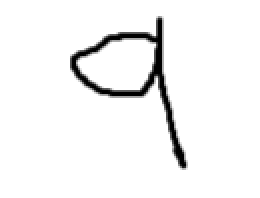
#> input picture ML/data/my_num.png, 130 x 99 px (shown 2 times larger)
$ jupyter execute --allow-errors 'work_0304_박희진.ipynb'
#> lines starting #> are read from the running program, lines starting #| are printed output that depends on the picture
[cell 1]
import pandas as pd
import numpy as np
from sklearn.model_selection import train_test_split
from sklearn.linear_model import LogisticRegression, Ridge, Lasso, SGDClassifier
from sklearn.metrics import accuracy_score, confusion_matrix,classification_report,roc_curve
from sklearn.preprocessing import StandardScaler,MinMaxScaler,OneHotEncoder, LabelEncoder,RobustScaler,PolynomialFeatures, OrdinalEncoder
import heejin
import matplotlib.pyplot as plt
from sklearn.datasets import fetch_openml
import cv2

#> (a cell that did not finish here is left out)

#> (a cell that did not finish here is left out)

[cell 4]
def plot_digit(image_data):
    image = image_data.reshape(28, 28)
    plt.imshow(image, cmap='binary')
    plt.axis('off')

#> (the rest of this cell did not finish here and is left out)

#> (a cell that did not finish here is left out)

#> (a cell that did not finish here is left out)

#> (a cell that did not finish here is left out)

[cell 8]
sgd_clf = SGDClassifier(random_state=11)
#> (the rest of this cell did not finish here and is left out)

#> (a cell that did not finish here is left out)

#> (a cell that did not finish here is left out)

#> (a cell that did not finish here is left out)

[cell 12]
# 내가 그린 이미지로 예측
num_9 = cv2.imread('../data/my_num.png', cv2.IMREAD_GRAYSCALE)
#> num_9 is the input picture: shape (99, 130); min 0, max 255, mean 243.5

num_9 = cv2.resize(num_9, (28, 28))
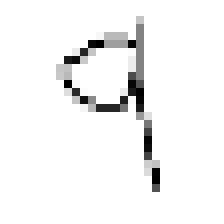
#> num_9: shape (28, 28) (shown 8 times larger); min 0, max 255, mean 243.7
num_9 = abs(num_9.astype('int') - 255)  # 255 : 흰색 0 : 검은색
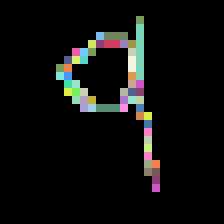
#> num_9: shape (28, 28) int64 (shown 8 times larger); 45 distinct labels, from 0 to 255; one colour per label, 0 black
num_9 = num_9.ravel()
#> num_9 = 784 values, max 255 at index 152, min 0 at index 0, mean 11.32

#> (a cell that did not finish here is left out)

[cell 14]
# partial_fit()
sgd_model = SGDClassifier(random_state=11)
trainList = []
testList = []

#> (the rest of this cell did not finish here and is left out)

[cell 15]
# 시각화
plt.plot(trainList,'b--', label = 'Train')
plt.plot(testList,'r-',label = 'Test')
plt.legend()
plt.title('[Train-Test]')
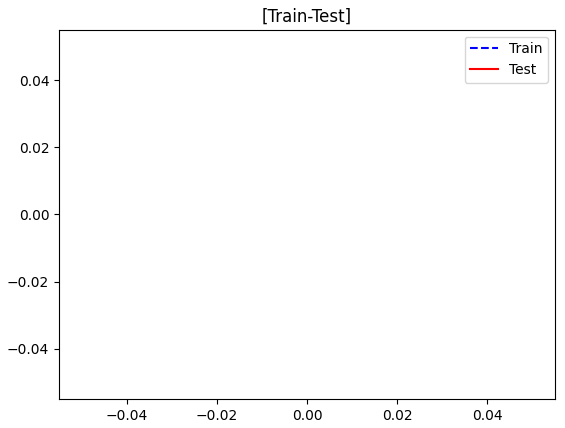
#> figure drawn by matplotlib, 1 panel
